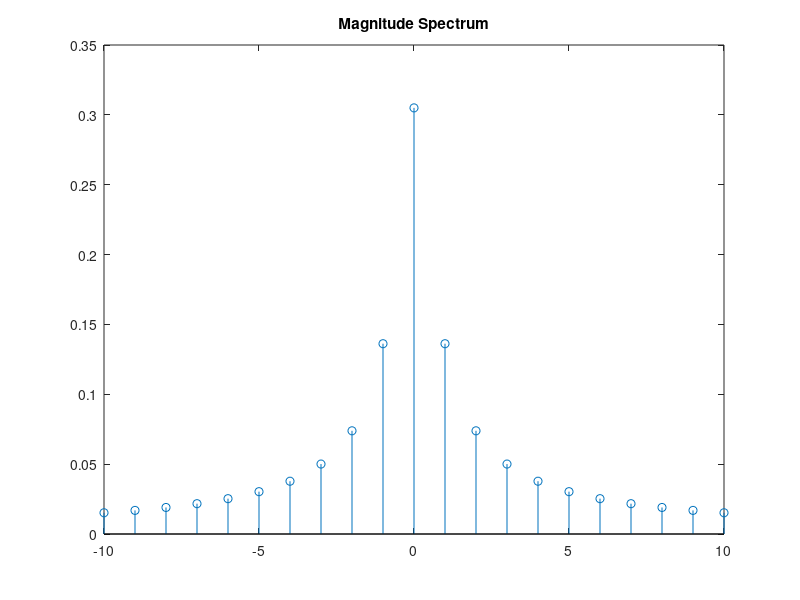
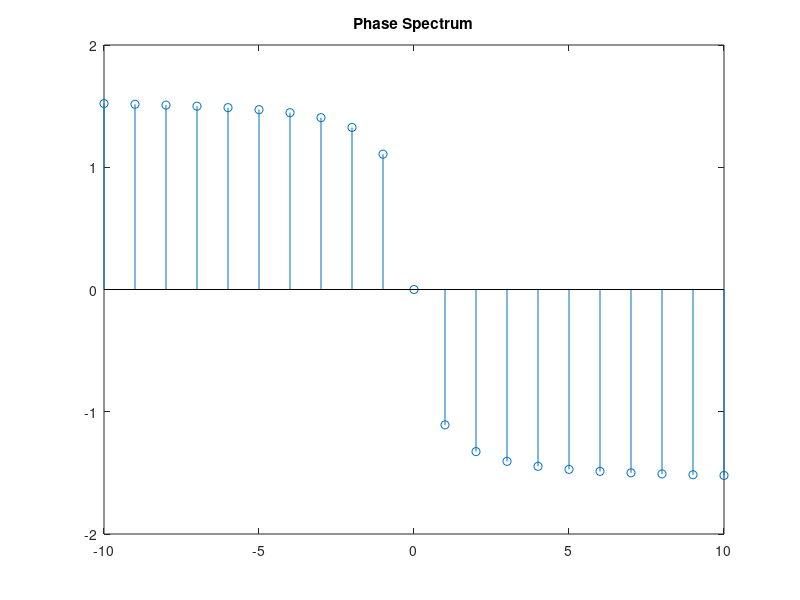

Write MATLAB code to recreate these figures, in order.
close all
clear , clc
nneg = -10:-1;
npos = 1:10;
Fnneg = (1./(pi*(1+(2*1i*nneg)))).*(1-exp(-pi*(1+1i*2*nneg)));
Fnpos = (1./(pi*(1+(2*1i*npos)))).*(1-exp(-pi*(1+1i*2*npos)));
F0 = 0.305;
Fn = [Fnneg F0 Fnpos];
n = [nneg 0 npos];
figure;
stem(n, abs(Fn))
title( ' Magnitude Spectrum ' );
figure;
stem(n, angle(Fn))
title ( ' Phase Spectrum ' );